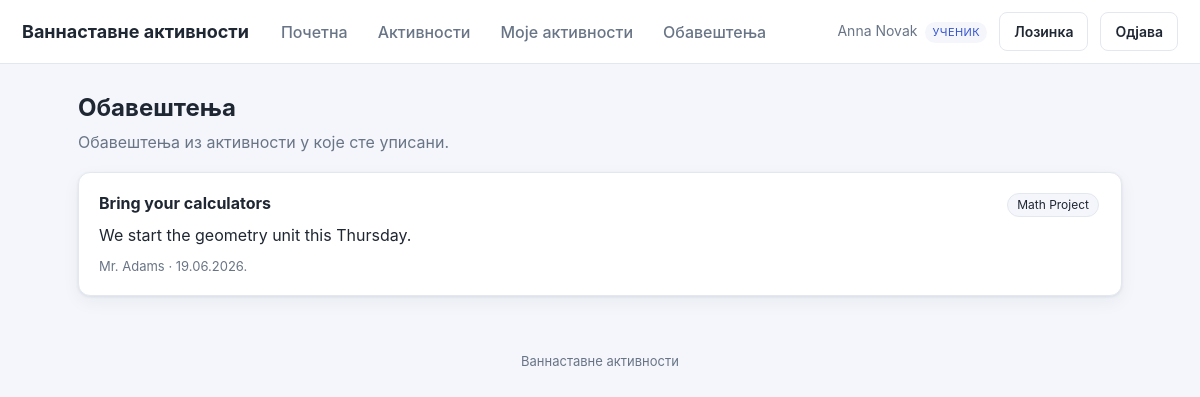
The app's page /notifications.php (signed in), older data.
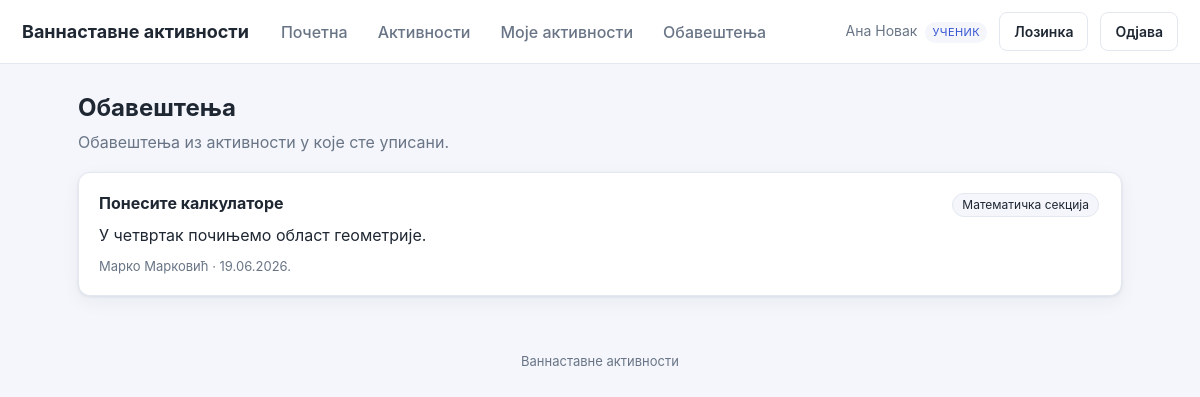
The same page, newer data.
### tables this page shows
CREATE TABLE users (
  id          INT AUTO_INCREMENT PRIMARY KEY,
  name        VARCHAR(120) NOT NULL,
  email       VARCHAR(190) NOT NULL UNIQUE,
  password    VARCHAR(255) NOT NULL,
  role        ENUM('admin','teacher','student') NOT NULL,
  grade_class VARCHAR(40) DEFAULT NULL,
  active      TINYINT(1) NOT NULL DEFAULT 1,
  must_change_password TINYINT(1) NOT NULL DEFAULT 0,
  created_at  DATETIME NOT NULL DEFAULT CURRENT_TIMESTAMP
);

CREATE TABLE notifications (
  id          INT AUTO_INCREMENT PRIMARY KEY,
  activity_id INT NOT NULL,
  title       VARCHAR(160) NOT NULL,
  message     TEXT NOT NULL,
  created_by  INT DEFAULT NULL,
  created_at  DATETIME NOT NULL DEFAULT CURRENT_TIMESTAMP,
  CONSTRAINT fk_not_activity FOREIGN KEY (activity_id) REFERENCES activities(id) ON DELETE CASCADE,
  CONSTRAINT fk_not_creator  FOREIGN KEY (created_by)  REFERENCES users(id)      ON DELETE SET NULL
);

CREATE TABLE activities (
  id            INT AUTO_INCREMENT PRIMARY KEY,
  name          VARCHAR(150) NOT NULL,
  description   TEXT,
  location      VARCHAR(150) DEFAULT NULL,
  schedule_text VARCHAR(150) DEFAULT NULL,
  max_students  INT NOT NULL DEFAULT 20,
  status        ENUM('open','closed','archived') NOT NULL DEFAULT 'open',
  created_by    INT DEFAULT NULL,
  created_at    DATETIME NOT NULL DEFAULT CURRENT_TIMESTAMP,
  CONSTRAINT fk_act_creator FOREIGN KEY (created_by) REFERENCES users(id) ON DELETE SET NULL
);

### includes/functions.php (called while the page is built, shortened)
<?php
function e(?string $s): string {
    return htmlspecialchars($s ?? '', ENT_QUOTES, 'UTF-8');
}
function role_label(string $r): string {
    static $m = ['admin' => 'Администратор', 'teacher' => 'Наставник', 'student' => 'Ученик'];
    return $m[$r] ?? $r;
}

### includes/db.php (called while the page is built, shortened)
<?php
function db(): PDO {
    static $pdo = null;
    if ($pdo === null) {
        $dsn = 'mysql:host=' . DB_HOST . ';dbname=' . DB_NAME . ';charset=utf8mb4';
        try {
            $pdo = new PDO($dsn, DB_USER, DB_PASS, [
                PDO::ATTR_ERRMODE            => PDO::ERRMODE_EXCEPTION,
                PDO::ATTR_DEFAULT_FETCH_MODE => PDO::FETCH_ASSOC,
                PDO::ATTR_EMULATE_PREPARES   => false,
            ]);
        } catch (PDOException $e) {
            http_response_code(500);
            die('Повезивање са базом није успело. Проверите config.php. '
                . (DEBUG ? '(' . htmlspecialchars($e->getMessage()) . ')' : ''));
        }
    }
    return $pdo;
}

### includes/auth.php (called while the page is built, shortened)
<?php
require_once __DIR__ . '/db.php';
require_once __DIR__ . '/functions.php';
function current_user(): ?array {
    static $u = null;
    if ($u === null) {
        $st = db()->prepare('SELECT * FROM users WHERE id=? AND active=1');
        $st->execute([$_SESSION['uid']]);
        $u = $st->fetch() ?: null;
    }
    return $u;
}
function require_login(): array {
    $u = current_user();
    return $u;
}
function require_role(string ...$roles): array {
    $u = require_login();
    return $u;
}
function is_student(array $u): bool { return $u['role'] === 'student'; }

### notifications.php (the view, shortened to what this page needs)
<?php
require_once __DIR__ . '/includes/auth.php';
$u = require_role('student');
$st = db()->prepare("SELECT n.*, a.name AS activity_name, au.name AS author
        FROM notifications n
        JOIN activities a ON a.id=n.activity_id
        LEFT JOIN users au ON au.id=n.created_by
        WHERE n.activity_id IN (
            SELECT activity_id FROM applications WHERE student_id=? AND status='approved'
        )
        ORDER BY n.created_at DESC");
$st->execute([$u['id']]);
$rows = $st->fetchAll();
include __DIR__ . '/includes/header.php';
?>
<h1>Обавештења</h1>
<p class="sub">Обавештења из активности у које сте уписани.</p>
<?php if (!$rows): ?>
  <div class="card muted">Још нема обавештења.</div>
<?php else: foreach ($rows as $n): ?>
  <div class="card">
    <div style="display:flex;justify-content:space-between;gap:10px;flex-wrap:wrap">
      <strong><?= e($n['title']) ?></strong>
      <span class="pill"><?= e($n['activity_name']) ?></span>
    </div>
    <div style="margin:6px 0"><?= nl2br(e($n['message'])) ?></div>
    <span class="muted" style="font-size:13px"><?= e($n['author'] ?: 'Особље') ?> · <?= e(date('d.m.Y.', strtotime($n['created_at']))) ?></span>
  </div>
<?php endforeach; endif; ?>
<?php include __DIR__ . '/includes/footer.php'; ?>

### includes/header.php (shortened to what this page needs)
<?php
$u = $u ?? current_user();
?><!DOCTYPE html>
<html lang="sr">
<head>
<link rel="stylesheet" href="assets/style.css">
</head>
<body>
<header class="topbar">
  <a class="brand" href="dashboard.php"><?= e(APP_NAME) ?></a>
  <?php if ($u): ?>
  <nav class="mainnav">
    <a href="dashboard.php">Почетна</a>
    <a href="activities.php">Активности</a>
    <?php if (is_student($u)): ?>
      <a href="my_activities.php">Моје активности</a>
      <a href="notifications.php">Обавештења</a>
    <?php endif; ?>
  </nav>
  <div class="userbox">
    <span class="uname"><?= e($u['name']) ?> <span class="role"><?= e(role_label($u['role'])) ?></span></span>
    <a class="btn btn-ghost" href="change_password.php">Лозинка</a>
    <a class="btn btn-ghost" href="logout.php">Одјава</a>
  </div>
  <?php endif; ?>
</header>
<main class="container">

Row changes from the older to the newer data that the page shows:
changed users "УЧЕНИК": name "Anna Novak" → "Ана Новак"
changed notifications: title "Bring your calculators" → "Понесите калкулаторе"; activity.name "Math Project" → "Математичка секција"; message "We start the geometry unit this Thursday." → "У четвртак почињемо област геометрије."; created_by.name "Mr. Adams" → "Марко Марковић"
